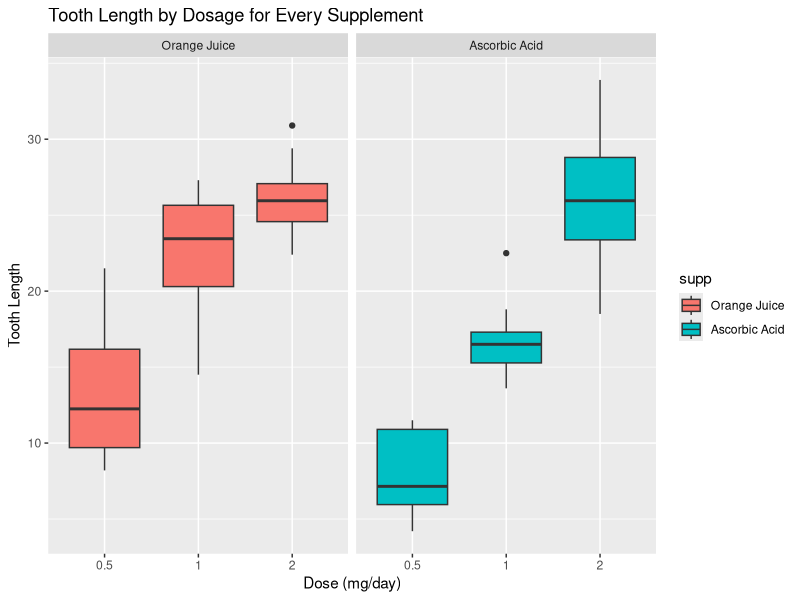

Recreate this plot in R.
## ---- chunk 1
knitr::opts_chunk$set(echo = TRUE)
## ---- chunk 2
library(datasets)
library(ggplot2)
str(ToothGrowth)
summary(ToothGrowth)

## ---- chunk 3
data <- ToothGrowth
levels(data$supp) <- c("Orange Juice", "Ascorbic Acid")
g <- ggplot(data, aes(x = factor(dose), y = len))
g <- g + facet_grid(.~supp)
g <- g + geom_boxplot(aes(fill = supp))
g <- g + labs(title = "Tooth Length by Dosage for Every Supplement")
g <- g + labs(x = "Dose (mg/day)", y = "Tooth Length")
print(g)

## ---- chunk 4
h0.5 <- t.test(len ~ supp, data = subset(data, dose == 0.5))
h0.5$conf.int
h0.5$p.value

## ---- chunk 5
h1 <- t.test(len ~ supp, data = subset(data, dose == 1))
h1$conf.int
h1$p.value

## ---- chunk 6
h2 <- t.test(len ~ supp, data = subset(data, dose == 2))
h2$conf.int
h2$p.value

